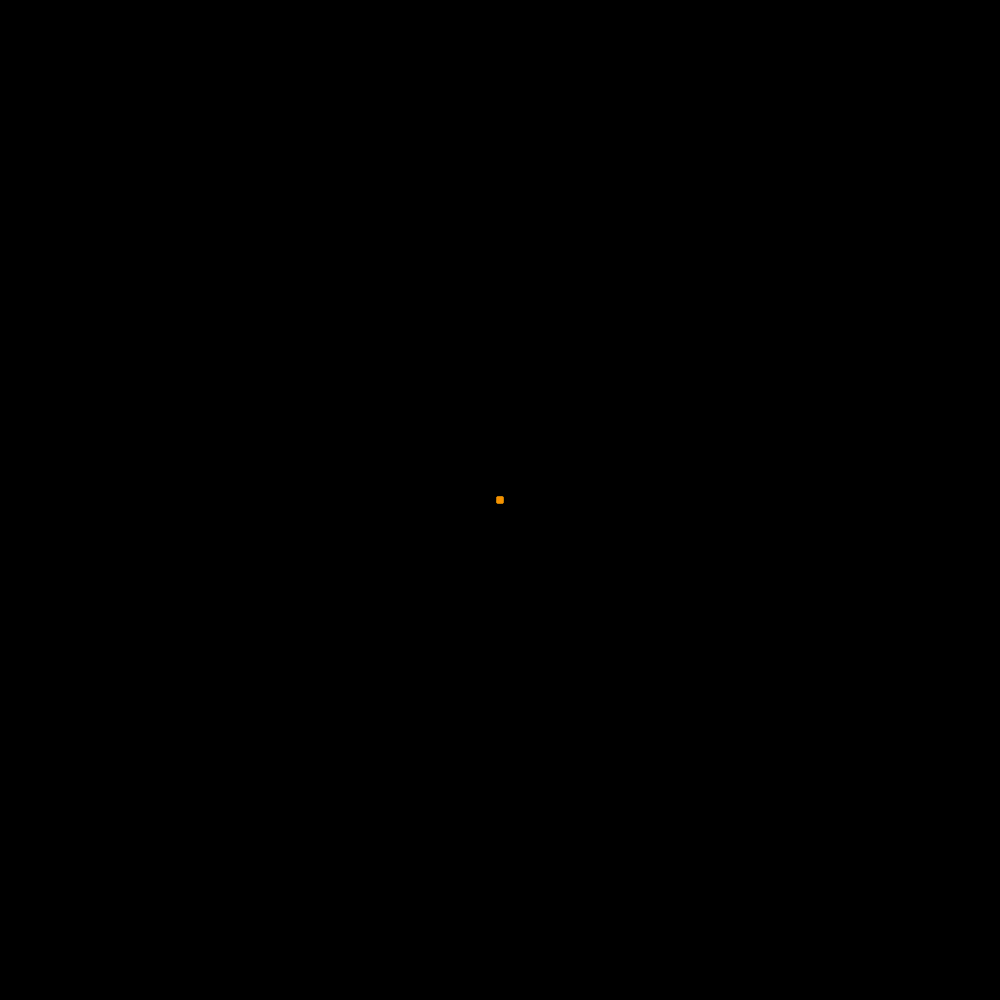
Frame 1 (no input)
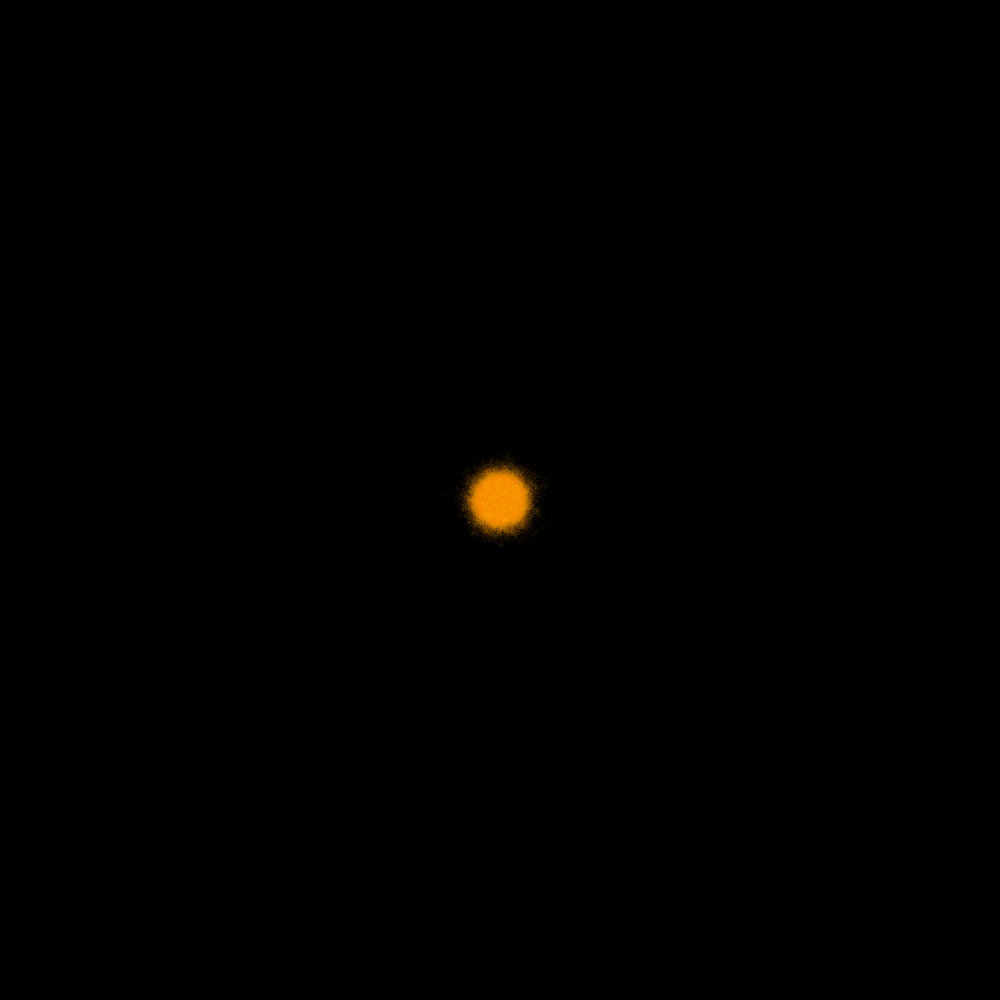
Frame 60 (the mouse pressed at the canvas centre just before this capture)
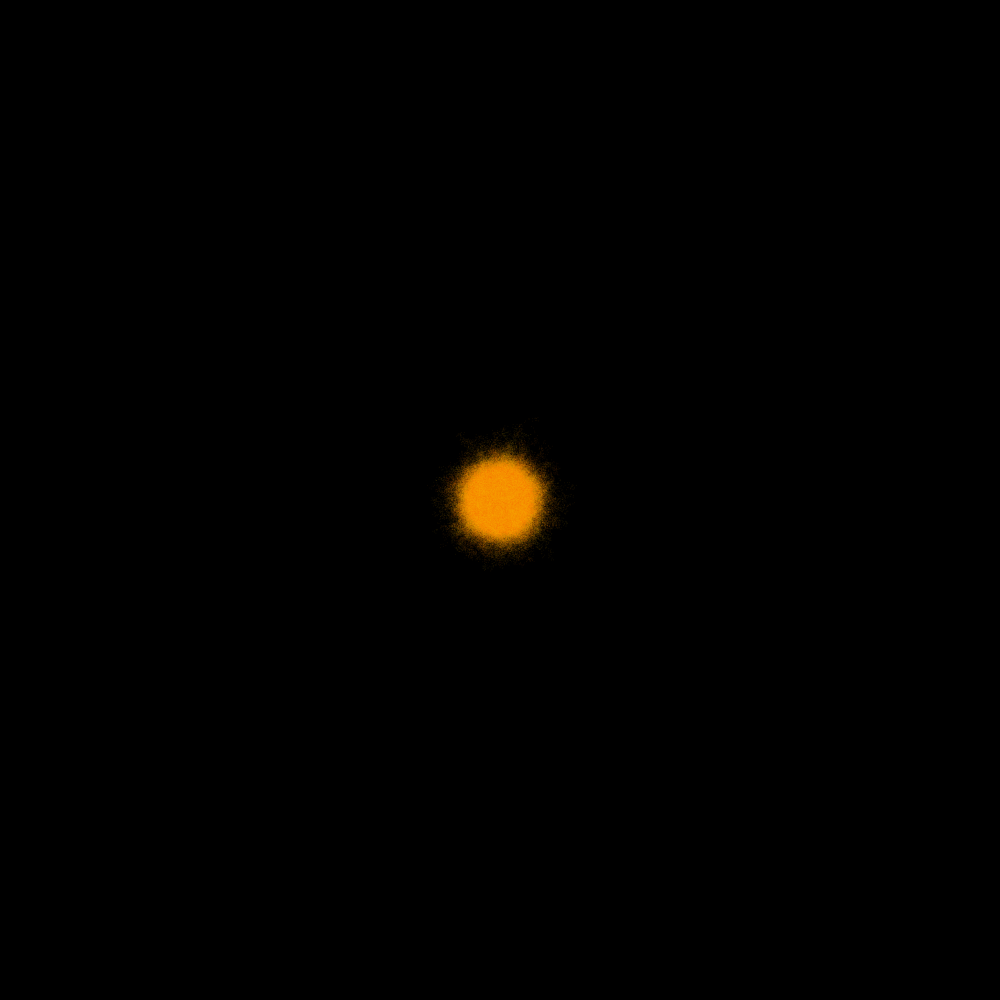
Frame 120 (the mouse held since frame 60 and released just before this capture)

The Processing sketch that drew these frames (run headless with seeded random() and noise(); from frame 60 on, the mouse is pressed at the canvas centre):

// Processing sketch: random_walker
// ── random_walker.pde
ArrayList<Walker> walkers = new ArrayList<Walker>();

void setup() {
  size(1000, 1000);
  background(0);

  for(int i = 0; i < 10000; i++) {
    walkers.add(new Walker());
  }
}

void draw() {
  for(Walker walker: walkers) {
    walker.walk();
    walker.display();
  }
}

// ── Walker.pde
public class Walker {
  
  private static final int SIZE = 1;
  
  private float x;
  private float y;
  
  private float red;
  private float green;
  
  private float randomMargin;
  
  
  public Walker() {
    this.x = width/2;
    this.y = height/2;
    
    this.red = 255;
    this.green = random(100, 200);
    
    this.randomMargin = 3;
  }
  
  
  public void walk() {    
    x += (x > width ? random(-this.randomMargin, 0) : random(-this.randomMargin, this.randomMargin));
    
    y += (y > height ? random(-this.randomMargin, 0) : random(-this.randomMargin, this.randomMargin));
    
    this.randomMargin += 0.001;
  }
  
  public void display() {
    fill(this.red, this.green, 0, 20);
    noStroke();
    
    ellipse(x, y, SIZE, SIZE);  
  }
  
}
